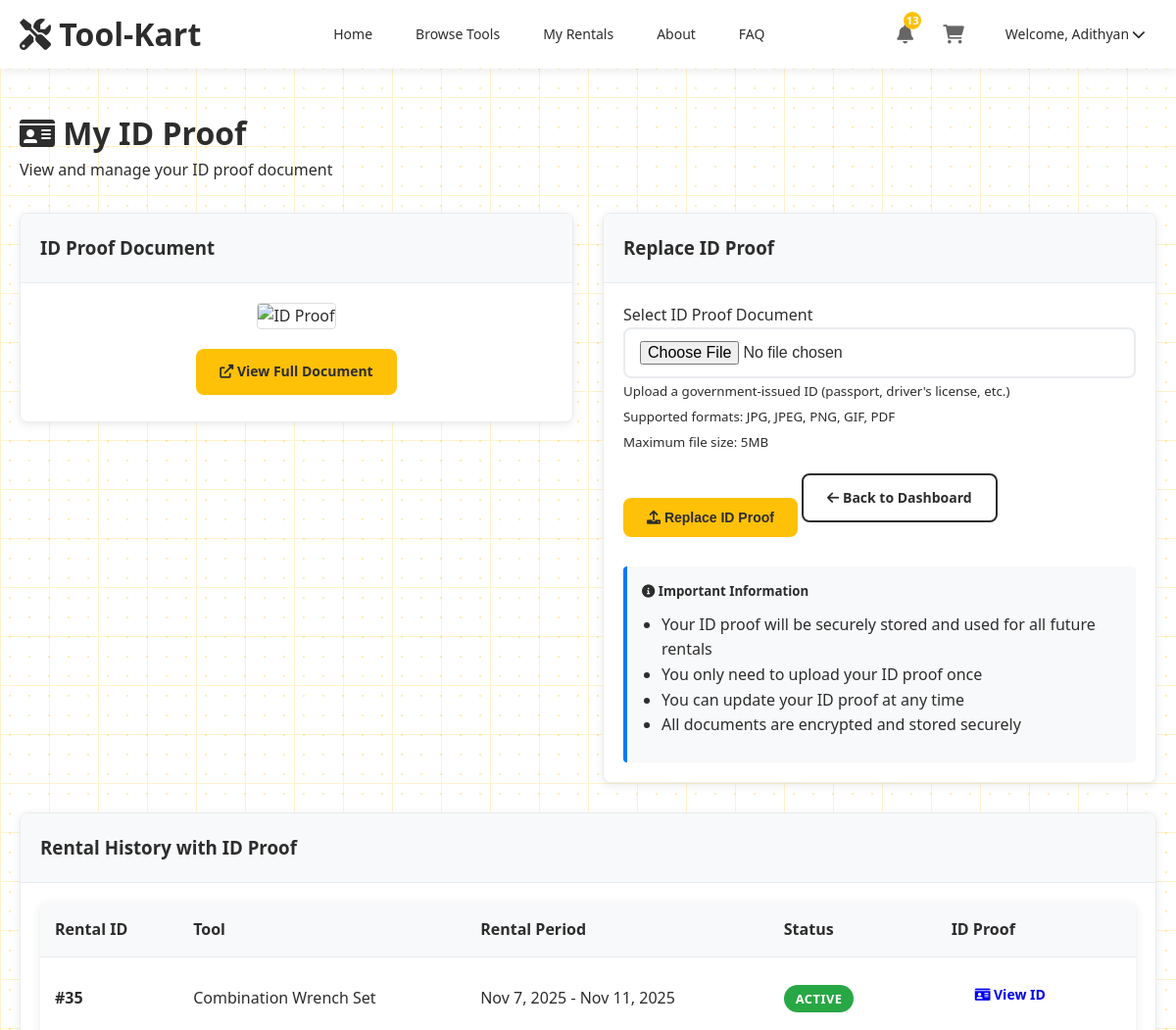
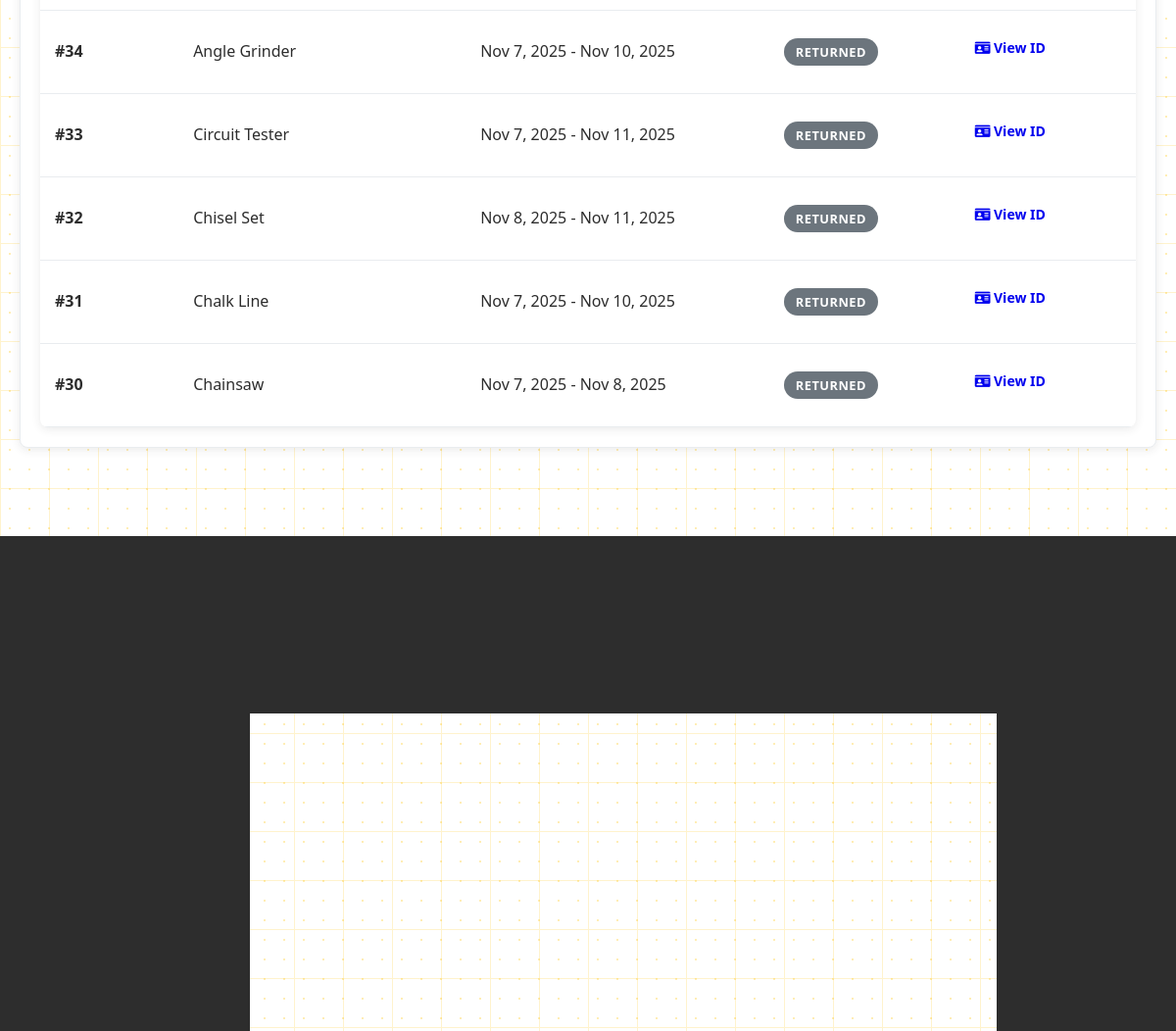
The app's page /manage_id_proof.php (signed in) with its own data (2 pictures, top to bottom).
### tables this page shows
CREATE TABLE `rentals` (
  `rental_id` int(11) NOT NULL,
  `user_id` int(11) NOT NULL,
  `tool_id` int(11) NOT NULL,
  `rental_date` date NOT NULL,
  `rental_time` time DEFAULT NULL,
  `return_date` date NOT NULL,
  `return_time` time DEFAULT NULL,
  `actual_return_date` date DEFAULT NULL,
  `actual_return_time` time DEFAULT NULL,
  `quantity` int(11) DEFAULT 1,
  `total_amount` decimal(10,2) NOT NULL,
  `late_fine` decimal(10,2) DEFAULT 0.00,
  `damage_fine` decimal(10,2) DEFAULT 0.00,
  `status` enum('active','returned','overdue','cancelled') DEFAULT 'active',
  `payment_method` enum('full','cod') DEFAULT 'full',
  `deposit_amount` decimal(10,2) DEFAULT 0.00,
  `address_updated` tinyint(1) DEFAULT 0,
  `full_payment_received` tinyint(1) DEFAULT 0,
  `id_proof_image` varchar(255) DEFAULT NULL,
  `created_at` timestamp NOT NULL DEFAULT current_timestamp(),
  `updated_at` timestamp NOT NULL DEFAULT current_timestamp() ON UPDATE current_timestamp()
);

CREATE TABLE `tools` (
  `tool_id` int(11) NOT NULL,
  `name` varchar(200) NOT NULL,
  `description` text DEFAULT NULL,
  `category_id` int(11) DEFAULT NULL,
  `daily_rate` decimal(10,2) NOT NULL,
  `actual_price` decimal(10,2) NOT NULL,
  `quantity_available` int(11) DEFAULT 1,
  `brand` varchar(100) DEFAULT NULL,
  `model` varchar(100) DEFAULT NULL,
  `image_url` varchar(255) DEFAULT NULL,
  `status` enum('active','inactive','maintenance') DEFAULT 'active',
  `is_featured` tinyint(1) DEFAULT 0,
  `is_common` tinyint(1) DEFAULT 0,
  `created_at` timestamp NOT NULL DEFAULT current_timestamp(),
  `updated_at` timestamp NOT NULL DEFAULT current_timestamp() ON UPDATE current_timestamp()
);

### manage_id_proof.php (the view, shortened to what this page needs)
<?php
require_once 'includes/db_connect.php';
$user_id = $_SESSION['user_id'];
$user_query = "SELECT role FROM users WHERE user_id = ?";
$user_stmt = $conn->prepare($user_query);
$user_stmt->bind_param("i", $user_id);
$user_stmt->execute();
$user_result = $user_stmt->get_result();
$user = $user_result->fetch_assoc();
$is_admin = ($user['role'] === 'admin');
$target_user_id = isset($_GET['user_id']) ? (int)$_GET['user_id'] : ($is_admin ? null : $user_id);
$target_user_query = "SELECT user_id, username, first_name, last_name, email FROM users WHERE user_id = ?";
$target_user_stmt = $conn->prepare($target_user_query);
$target_user_stmt->bind_param("i", $target_user_id);
$target_user_stmt->execute();
$target_user_result = $target_user_stmt->get_result();
$target_user = $target_user_result->fetch_assoc();
$id_proof_query = "SELECT id_proof_image FROM rentals WHERE user_id = ? AND id_proof_image IS NOT NULL ORDER BY created_at DESC LIMIT 1";
$id_proof_stmt = $conn->prepare($id_proof_query);
$id_proof_stmt->bind_param("i", $target_user_id);
$id_proof_stmt->execute();
$id_proof_result = $id_proof_stmt->get_result();
$user_id_proof = $id_proof_result->num_rows > 0 ? $id_proof_result->fetch_assoc()['id_proof_image'] : null;
include 'includes/header.php';
?>
<div class="container">
    <div class="main-content">
        <h1><i class="fas fa-id-card"></i> <?php echo $is_admin ? 'Manage' : 'My'; ?> ID Proof</h1>
        <p class="mb-3">
            <?php if ($is_admin): ?>
                Manage ID proof for user: <?php echo htmlspecialchars($target_user['first_name'] . ' ' . $target_user['last_name'] . ' (' . $target_user['username'] . ')'); ?>
            <?php else: ?>
                View and manage your ID proof document
            <?php endif; ?>
        </p>
        <div class="grid grid-2" style="gap: 30px;">
            <div>
                <div class="card">
                    <div class="card-header">
                        <h3>ID Proof Document</h3>
                    </div>
                    <div class="card-body">
                        <?php if ($user_id_proof): ?>
                            <div class="text-center">
                                <?php
                                $file_extension = strtolower(pathinfo($user_id_proof, PATHINFO_EXTENSION));
                                if (in_array($file_extension, ['jpg', 'jpeg', 'png', 'gif'])): ?>
                                    <img src="<?php echo htmlspecialchars($user_id_proof); ?>"
                                         alt="ID Proof"
                                         style="max-width: 100%; max-height: 400px; border: 1px solid #ddd; border-radius: 4px;">
                                <?php elseif ($file_extension === 'pdf'): ?>
                                    <iframe src="<?php echo htmlspecialchars($user_id_proof); ?>"
                                            style="width: 100%; height: 400px; border: 1px solid #ddd; border-radius: 4px;"
                                            frameborder="0"></iframe>
                                <?php endif; ?>
                                <div class="mt-2">
                                    <a href="<?php echo htmlspecialchars($user_id_proof); ?>"
                                       target="_blank"
                                       class="btn btn-primary">
                                        <i class="fas fa-external-link-alt"></i> View Full Document
                                    </a>
                                </div>
                            </div>
                        <?php endif; ?>
                    </div>
                </div>
            </div>
            <div>
                <div class="card">
                    <div class="card-header">
                        <h3><?php echo $user_id_proof ? 'Replace' : 'Upload'; ?> ID Proof</h3>
                    </div>
                    <div class="card-body">
                        <form method="POST" enctype="multipart/form-data">
                            <div class="form-group">
                                <label for="id_proof">Select ID Proof Document</label>
                                <input type="file"
                                       id="id_proof"
                                       name="id_proof"
                                       accept="image/*,.pdf"
                                       class="form-control"
                                       required>
                                <small class="form-text">
                                    Upload a government-issued ID (passport, driver's license, etc.)<br>
                                    Supported formats: JPG, JPEG, PNG, GIF, PDF<br>
                                    Maximum file size: 5MB
                                </small>
                            </div>
                            <div class="form-group">
                                <button type="submit"
                                        name="upload_id_proof"
                                        class="btn btn-primary">
                                    <i class="fas fa-upload"></i>
                                    <?php echo $user_id_proof ? 'Replace ID Proof' : 'Upload ID Proof'; ?>
                                </button>
                                <?php if ($is_admin): ?>
                                    <a href="admin/manage_rentals.php" class="btn btn-secondary">
                                        <i class="fas fa-arrow-left"></i> Back to Rentals
                                    </a>
                                <?php else: ?>
                                    <a href="user_dashboard.php" class="btn btn-secondary">
                                        <i class="fas fa-arrow-left"></i> Back to Dashboard
                                    </a>
                                <?php endif; ?>
                            </div>
                        </form>
                        <div class="mt-3" style="padding: 15px; background-color: #f8f9fa; border-radius: 4px; border-left: 4px solid #007bff;">
                            <h5><i class="fas fa-info-circle"></i> Important Information</h5>
                            <ul style="margin: 10px 0; padding-left: 20px;">
                                <li>Your ID proof will be securely stored and used for all future rentals</li>
                                <li>You only need to upload your ID proof once</li>
                                <li><?php echo $is_admin ? 'Updating the ID proof will apply it to all rentals for this user' : 'You can update your ID proof at any time'; ?></li>
                                <li>All documents are encrypted and stored securely</li>
                            </ul>
                        </div>
                    </div>
                </div>
            </div>
        </div>
        <div class="card mt-3">
            <div class="card-header">
                <h3>Rental History with ID Proof</h3>
            </div>
            <div class="card-body">
                <?php
                $rentals_query = "SELECT r.*, t.name as tool_name
                                 FROM rentals r
                                 JOIN tools t ON r.tool_id = t.tool_id
                                 WHERE r.user_id = ? AND r.id_proof_image IS NOT NULL
                                 ORDER BY r.created_at DESC";
                $rentals_stmt = $conn->prepare($rentals_query);
                $rentals_stmt->bind_param("i", $target_user_id);
                $rentals_stmt->execute();
                $rentals_result = $rentals_stmt->get_result();
                ?>
                <?php if ($rentals_result->num_rows > 0): ?>
                    <div class="table-responsive">
                        <table class="table">
                            <thead>
                                <tr>
                                    <th>Rental ID</th>
                                    <th>Tool</th>
                                    <th>Rental Period</th>
                                    <th>Status</th>
                                    <th>ID Proof</th>
                                </tr>
                            </thead>
                            <tbody>
                                <?php while ($rental = $rentals_result->fetch_assoc()): ?>
                                    <tr>
                                        <td><strong>#<?php echo $rental['rental_id']; ?></strong></td>
                                        <td><?php echo htmlspecialchars($rental['tool_name']); ?></td>
                                        <td>
                                            <?php echo date('M j, Y', strtotime($rental['rental_date'])); ?> -
                                            <?php echo date('M j, Y', strtotime($rental['return_date'])); ?>
                                        </td>
                                        <td>
                                            <span class="badge badge-<?php echo $rental['status']; ?>">
                                                <?php echo ucfirst($rental['status']); ?>
                                            </span>
                                        </td>
                                        <td>
                                            <?php if (!empty($rental['id_proof_image'])): ?>
                                                <a href="<?php echo htmlspecialchars($rental['id_proof_image']); ?>"
                                                   target="_blank"
                                                   class="btn btn-sm btn-warning">
                                                    <i class="fas fa-id-card"></i> View ID
                                                </a>
                                            <?php endif; ?>
                                        </td>
                                    </tr>
                                <?php endwhile; ?>
                            </tbody>
                        </table>
                    </div>
                <?php else: ?>
                    <p class="text-center">No rentals with ID proof found.</p>
                <?php endif; ?>
            </div>
        </div>
    </div>
</div>
<?php include 'includes/footer.php'; ?>

### assets/css/style.css (style rules this page uses)
* { margin: 0; padding: 0; box-sizing: border-box; }
html { scroll-behavior: smooth; }
body { font-family: 'Segoe UI', Tahoma, Geneva, Verdana, sans-serif; background-color: #FFFFFF; color: #2D2D2D; line-height: 1.6; position: relative; overflow-x: hidden; }
:root { --primary-white: #FFFFFF; --primary-gray: #2D2D2D; --accent-yellow: #FFC107; --light-gray: #F8F9FA; --border-gray: #E9ECEF; --shadow-light: 0 2px 10px rgba(45, 45, 45, 0.1); --shadow-medium: 0 4px 20px rgba(45, 45, 45, 0.15); --border-radius: 8px; --transition: all 0.3s ease; }
.btn { padding: 12px 24px; border: none; border-radius: var(--border-radius); font-weight: 600; text-decoration: none; display: inline-block; text-align: center; cursor: pointer; transition: var(--transition); font-size: 14px; position: relative; overflow: hidden; }
.btn::before { content: ''; position: absolute; top: 0; left: -100%; width: 100%; height: 100%; background: linear-gradient(90deg, transparent, rgba(255, 255, 255, 0.4), transparent); transition: 0.5s; }
.btn-primary { background-color: var(--accent-yellow); color: var(--primary-gray); }
.btn-secondary { background-color: transparent; color: var(--primary-gray); border: 2px solid var(--primary-gray); }
.container { max-width: 1200px; margin: 0 auto; padding: 0 20px; }
.main-content { min-height: calc(100vh - 200px); padding: 20px 0; position: relative; z-index: 2; }
.card { background: var(--primary-white); border-radius: var(--border-radius); box-shadow: var(--shadow-light); overflow: hidden; transition: var(--transition); border: 1px solid var(--border-gray); position: relative; overflow: hidden; }
.card::before { content: ''; position: absolute; top: 0; left: -100%; width: 100%; height: 100%; background: linear-gradient(90deg, transparent, rgba(255, 255, 255, 0.4), transparent); transition: 0.5s; }
.card-header { background: var(--light-gray); padding: 20px; border-bottom: 1px solid var(--border-gray); }
.card-body { padding: 20px; }
.grid { display: grid; gap: 30px; }
.grid-2 { grid-template-columns: repeat(auto-fit, minmax(300px, 1fr)); }
.form-group { margin-bottom: 20px; }
.form-control { width: 100%; padding: 12px 15px; border: 2px solid var(--border-gray); border-radius: var(--border-radius); font-size: 16px; transition: var(--transition); background-color: var(--primary-white); }
.table { width: 100%; border-collapse: collapse; background: var(--primary-white); border-radius: var(--border-radius); overflow: hidden; box-shadow: var(--shadow-light); }
.table th, .table td { padding: 15px; text-align: left; border-bottom: 1px solid var(--border-gray); }
.table th { background: var(--light-gray); font-weight: 600; color: var(--primary-gray); }
.badge { display: inline-block; padding: 4px 12px; font-size: 0.8rem; font-weight: 600; border-radius: 20px; text-transform: uppercase; letter-spacing: 0.5px; }
.badge-active { background-color: #28A745; color: white; }
.badge-returned { background-color: #6C757D; color: white; }
.main-content { min-height: calc(100vh - 200px); padding: 20px 0; }
.text-center { text-align: center; }
.mb-3 { margin-bottom: 30px; }
.mt-2 { margin-top: 20px; }
.mt-3 { margin-top: 30px; }
a.btn, .tool-card, .card { position: relative; overflow: hidden; }
a.btn::before, .tool-card::before, .card::before { content: ''; position: absolute; top: 0; left: -100%; width: 100%; height: 100%; background: linear-gradient(90deg, transparent, rgba(255, 255, 255, 0.4), transparent); transition: 0.5s; }
.main-content { position: relative; z-index: 2; }
.container { max-width: 1200px; margin: 0 auto; padding: 0 20px; box-sizing: border-box; }
.grid { display: grid; gap: 30px; width: 100%; box-sizing: border-box; }

### records on screen
rentals: rental_id "35", tool.name "Combination Wrench Set", rental_date "Nov 7, 2025", return_date "Nov 11, 2025", status "ACTIVE"
rentals: rental_id "34", tool.name "Angle Grinder", rental_date "Nov 7, 2025", return_date "Nov 10, 2025", status "RETURNED"
rentals: rental_id "33", tool.name "Circuit Tester", rental_date "Nov 7, 2025", return_date "Nov 11, 2025", status "RETURNED"
rentals: rental_id "32", tool.name "Chisel Set", rental_date "Nov 8, 2025", return_date "Nov 11, 2025", status "RETURNED"
rentals: rental_id "31", tool.name "Chalk Line", rental_date "Nov 7, 2025", return_date "Nov 10, 2025", status "RETURNED"
rentals: rental_id "30", tool.name "Chainsaw", rental_date "Nov 7, 2025", return_date "Nov 8, 2025", status "RETURNED"

### other values on screen
$notification_count "13"
$_SESSION['first_name'] "Adithyan"
